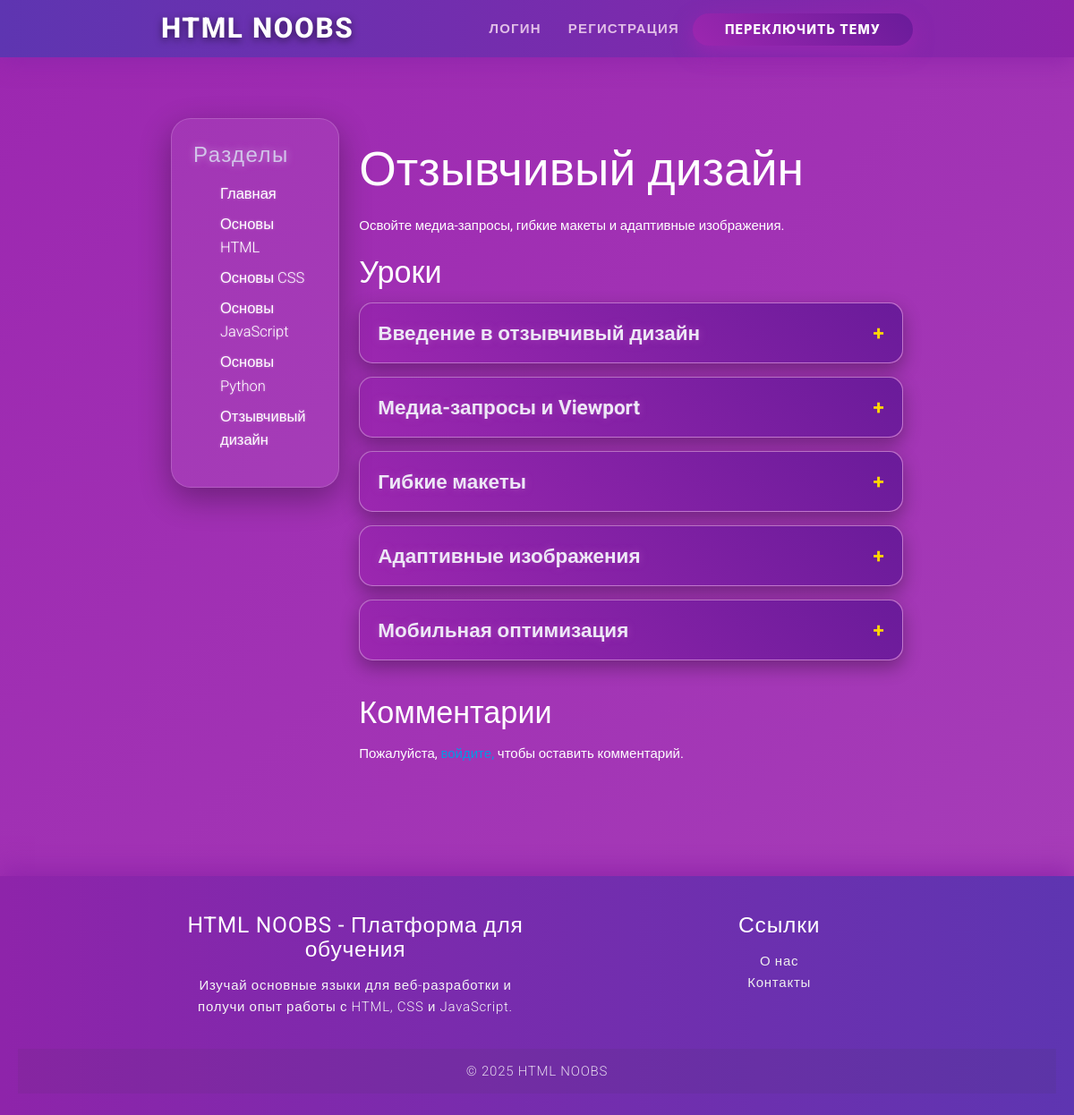
The app's page /topic/3 with its own data.
### app.py (models this page shows)
class Topic(db.Model):
    id = db.Column(db.Integer, primary_key=True)
    title = db.Column(db.String(100), nullable=False)
    content = db.Column(db.Text, nullable=False)
    lessons = db.relationship('Lesson', backref='topic', lazy=True)
    comments = db.relationship('Comment', backref='topic', lazy=True)

class Lesson(db.Model):
    id = db.Column(db.Integer, primary_key=True)
    title = db.Column(db.String(100), nullable=False)
    description = db.Column(db.Text, nullable=False)
    content = db.Column(db.Text, nullable=False)  # Поле для обучающей информации
    topic_id = db.Column(db.Integer, db.ForeignKey('topic.id'), nullable=False)

### app.py (the view)
@app.route('/topic/<int:topic_id>', methods=['GET', 'POST'])
def topic(topic_id):
    topic = Topic.query.get_or_404(topic_id)
    if request.method == 'POST' and 'user_id' in session:
        content = request.form['content']
        comment = Comment(content=content, user_id=session['user_id'], topic_id=topic_id)
        db.session.add(comment)
        db.session.commit()
    return render_template('topic.html', topic=topic)

### templates/topic.html (shortened to what this page needs)
{% extends 'base.html' %}
{% block content %}
    <h2>{{ topic.title }}</h2>
    <p>{{ topic.content }}</p>
    <h4>Уроки</h4>
    {% if topic.lessons %}
        <div class="accordion">
            {% for lesson in topic.lessons %}
                <div class="accordion-item">
                    <div class="accordion-header">
                        <span class="accordion-title">{{ lesson.title }}</span>
                        <span class="accordion-icon">+</span>
                    </div>
                </div>
            {% endfor %}
        </div>
    {% else %}
        <p>Уроки для этой темы пока недоступны.</p>
    {% endif %}
    <h4>Комментарии</h4>
    {% if session.user_id %}
        <form method="POST" action="{{ url_for('topic', topic_id=topic.id) }}">
            <div class="input-field">
                <textarea id="content" name="content" class="materialize-textarea" required></textarea>
                <label for="content">Добавить комментарий</label>
            </div>
            <button type="submit" class="btn blue">Опубликовать</button>
        </form>
    {% else %}
        <p>Пожалуйста, <a href="{{ url_for('login') }}">войдите,</a> чтобы оставить комментарий.</p>
    {% endif %}
{% endblock %}

### static/css/style.css (style rules this page uses)
body { font-family: 'Roboto', sans-serif; background: linear-gradient(135deg, #9c27b0, #ab47bc, #8e24aa, #7b1fa2); background-size: 400% 400%; min-height: 100vh; color: #ffffff; line-height: 1.6; overflow-x: hidden; -webkit-font-smoothing: antialiased; -moz-osx-font-smoothing: grayscale; animation: bgGradient 15s ease infinite; }
.accordion { margin-bottom: 40px; }
.accordion-item { background: rgba(255, 255, 255, 0.15); border-radius: 15px; margin-bottom: 15px; box-shadow: 0 8px 20px rgba(0, 0, 0, 0.3); border: 1.5px solid rgba(255, 255, 255, 0.2); transition: box-shadow 0.3s ease, transform 0.3s ease; }
.accordion-header { padding: 15px 20px; display: flex; justify-content: space-between; align-items: center; cursor: pointer; background: linear-gradient(45deg, #9c27b0, #6a1b9a); border-radius: 15px; transition: background 0.3s ease; }
.accordion-title { font-weight: 700; font-size: 1.5rem; color: #ede7f6; text-shadow: 0 0 8px rgba(171, 71, 188, 0.8); }
.accordion-icon { font-weight: 700; font-size: 1.5rem; color: #ffd600; transition: transform 0.3s ease; }

### records on screen
Topic: title "Отзывчивый дизайн", content "Освойте медиа-запросы, гибкие макеты и адаптивные изображения."
Lesson: title "Введение в отзывчивый дизайн"
Lesson: title "Медиа-запросы и Viewport"
Lesson: title "Гибкие макеты"
Lesson: title "Адаптивные изображения"
Lesson: title "Мобильная оптимизация"
